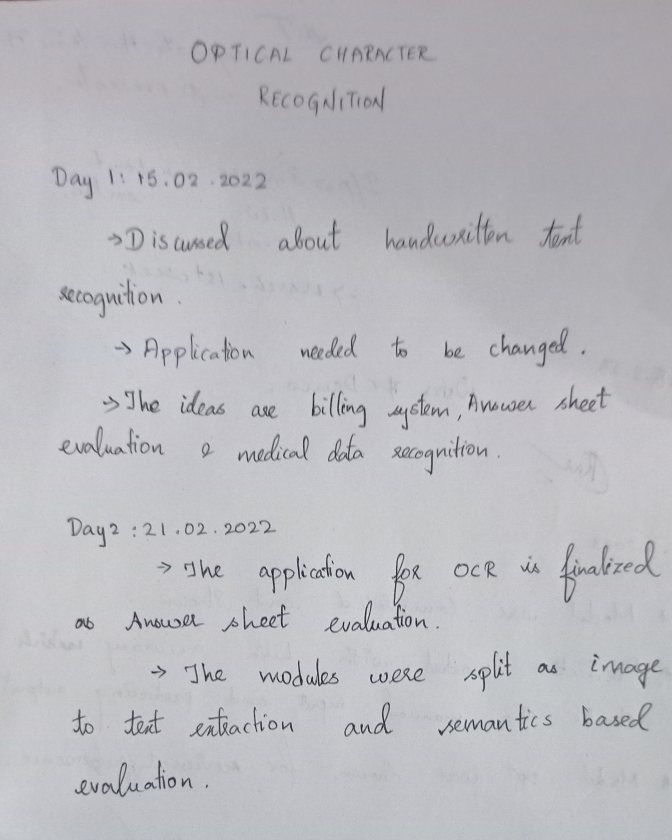
#> input picture media/IMG20230308114842.jpg, 2016 x 2520 px (shown at 1/3 size)
$ python -i page.py   (imports and definitions only)
#> lines starting #> are read from the running program, lines starting #| are printed output that depends on the picture; after the words box and inside, x2 and y2 are one past the last pixel; in counts of white or black regions, pixels touching at a corner belong together
### ocr/helpers.py
import matplotlib.pyplot as plt
import numpy as np
import cv2

# Path: ocr/helpers.py

SMALL_HEIGTH=800
# [4 lines left out: function implt, not called in this run]

def resize(img, height=SMALL_HEIGTH, allways=False):
    if allways or img.shape[0] > height:
        rat = height / img.shape[0]
        return cv2.resize(img, (int(rat * img.shape[1]), height))
    return img

def ratio(img, height=SMALL_HEIGTH):
    return img.shape[0] / height

# [4 lines left out: function immg, not called in this run]

### ocr/page.py
import numpy as np
import cv2

from .helpers import *

def detection(image, area_thresh = 0.5):
    """Finding Page."""
    small = resize(image)
    # Edge detection
    image_edges = _edges_detection(small, 200, 250)

    # Close gaps between edges (double page clouse => rectangle kernel)
    closed_edges = cv2.morphologyEx(image_edges,
                                    cv2.MORPH_CLOSE,
                                    np.ones((5, 11)))
    # Countours
    page_contour = _find_page_contours(closed_edges, small, area_thresh)

    # Recalculate to original scale
    page_contour = page_contour.dot(ratio(image, small.shape[0]))
    # Transform prespective
    new_image = _persp_transform(image, page_contour)
    return new_image


def _edges_detection(img, minVal, maxVal):
    """Preprocessing (gray, thresh, filter, border) + Canny edge detection."""
    img = cv2.cvtColor(img, cv2.COLOR_BGR2GRAY)

    img = cv2.bilateralFilter(img, 9, 75, 75)
    img = cv2.adaptiveThreshold(img, 255,
                                cv2.ADAPTIVE_THRESH_GAUSSIAN_C,
                                cv2.THRESH_BINARY, 115, 4)

    # Median blur replace center pixel by median of pixels under kelner
    # => removes thin details
    img = cv2.medianBlur(img, 11)

    # Add black border - detection of border touching pages
    img = cv2.copyMakeBorder(img, 5, 5, 5, 5,
                             cv2.BORDER_CONSTANT,
                             value=[0, 0, 0])
    return cv2.Canny(img, minVal, maxVal)


def _four_corners_sort(pts):
    """Sort corners in order: top-left, bot-left, bot-right, top-right."""
    diff = np.diff(pts, axis=1)
    summ = pts.sum(axis=1)
    return np.array([pts[np.argmin(summ)],
                     pts[np.argmax(diff)],
                     pts[np.argmax(summ)],
                     pts[np.argmin(diff)]])


def _contour_offset(cnt, offset):
    """Offset contour because of 5px border."""
    cnt += offset
    cnt[cnt < 0] = 0
    return cnt


def _find_page_contours(edges, img, area_thresh):
    """Finding corner points of page contour."""
    contours, hierarchy = cv2.findContours(edges,
                                                cv2.RETR_TREE,
                                                cv2.CHAIN_APPROX_SIMPLE)

    # Finding biggest rectangle otherwise return original corners
    height = edges.shape[0]
    width = edges.shape[1]
    MIN_COUNTOUR_AREA = height * width * area_thresh
    MAX_COUNTOUR_AREA = (width - 10) * (height - 10)

    max_area = MIN_COUNTOUR_AREA
    page_contour = np.array([[0, 0],
                             [0, height-5],
                             [width-5, height-5],
                             [width-5, 0]])

    for cnt in contours:
        perimeter = cv2.arcLength(cnt, True)
        approx = cv2.approxPolyDP(cnt, 0.03 * perimeter, True)

        # Page has 4 corners and it is convex
        if (len(approx) == 4 and
                cv2.isContourConvex(approx) and
                max_area < cv2.contourArea(approx) < MAX_COUNTOUR_AREA):

            max_area = cv2.contourArea(approx)
            page_contour = approx[:, 0]

    # Sort corners and offset them
    page_contour = _four_corners_sort(page_contour)
    return _contour_offset(page_contour, (-5, -5))


def _persp_transform(img, s_points):
    """Transform perspective from start points to target points."""
    # Euclidean distance - calculate maximum height and width
    height = max(np.linalg.norm(s_points[0] - s_points[1]),
                 np.linalg.norm(s_points[2] - s_points[3]))
    width = max(np.linalg.norm(s_points[1] - s_points[2]),
                 np.linalg.norm(s_points[3] - s_points[0]))

    # Create target points
    t_points = np.array([[0, 0],
                        [0, height],
                        [width, height],
                        [width, 0]], np.float32)

    # getPerspectiveTransform() needs float32
    if s_points.dtype != np.float32:
        s_points = s_points.astype(np.float32)

    M = cv2.getPerspectiveTransform(s_points, t_points)
    return cv2.warpPerspective(img, M, (int(width), int(height)))

>>> import cv2
>>> picture = cv2.imread('../media/IMG20230308114842.jpg')
#> picture is the input picture: shape (2520, 2016, 3); mean B, G, R 190.9, 186, 186.3
>>> result = detection(picture)
#> in resize, `return cv2.resize(img, (int(rat * img.shape[1]), height))`:
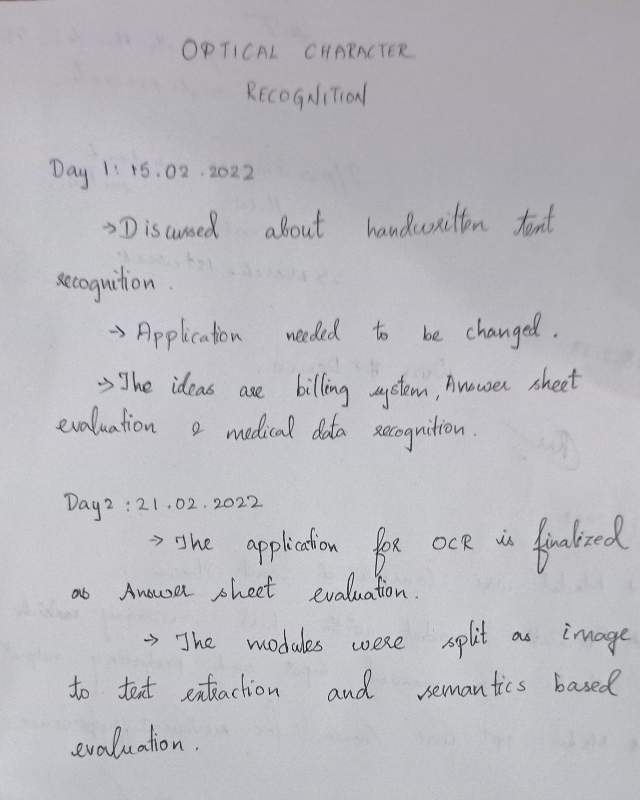
#> returned value: shape (800, 640, 3); mean of channels 0, 1, 2 190.8, 185.9, 186.2; drawn as B, G, R
#> in _edges_detection, `img = cv2.adaptiveThreshold(img, 255, cv2.ADAPTIVE_THRESH_GAUSSIAN_C, ..`:
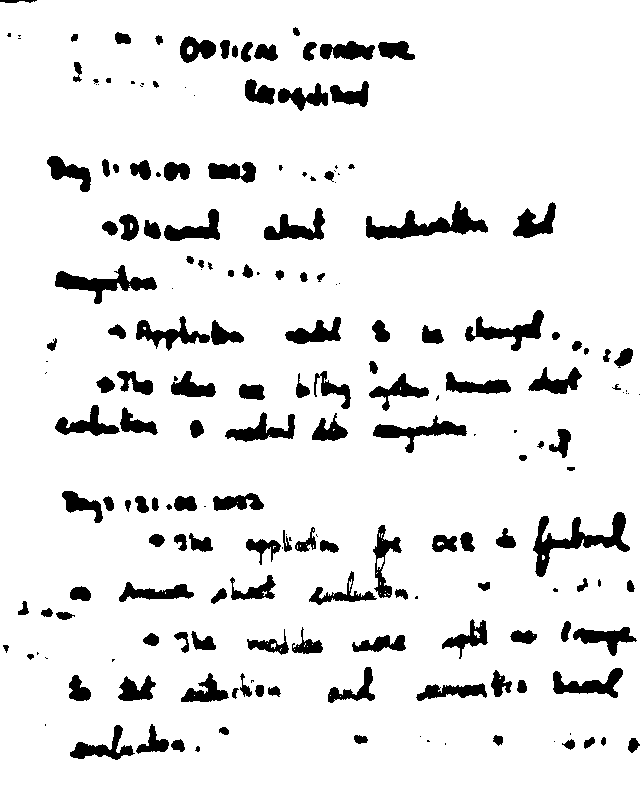
#> img: shape (800, 640); 90.7% white; 197 black regions (53 under 20 px), largest, box (x1, y1, x2, y2) and area: (533, 512, 630, 577) 1847, (366, 201, 488, 240) 1813, (55, 265, 157, 304) 1380
#> in _edges_detection, `img = cv2.medianBlur(img, 11)`:
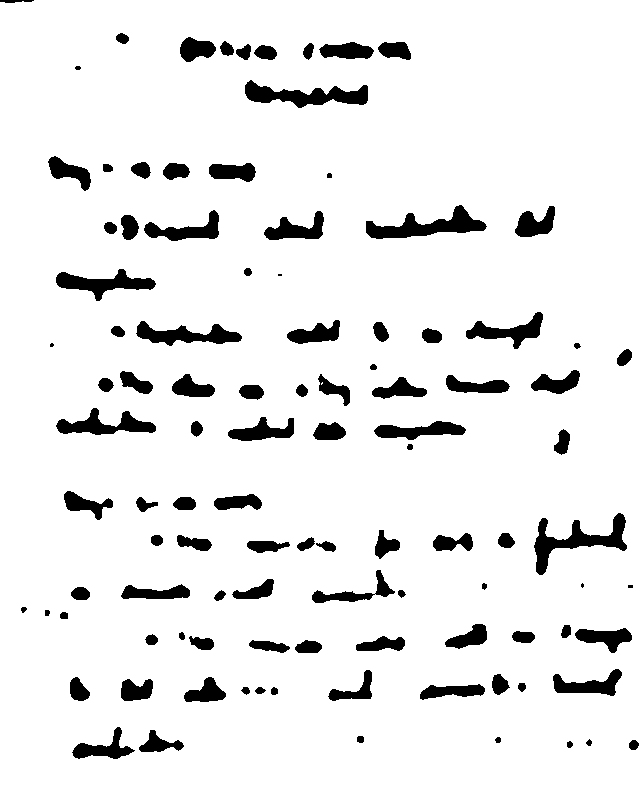
#> img: shape (800, 640); 92% white; 105 black regions (4 under 20 px), largest, box (x1, y1, x2, y2) and area: (534, 513, 627, 575) 1817, (366, 205, 487, 239) 1762, (245, 80, 368, 108) 1680
#> in _edges_detection, `img = cv2.copyMakeBorder(img, 5, 5, 5, 5, cv2.BORDER_CONSTANT, value=[..`:
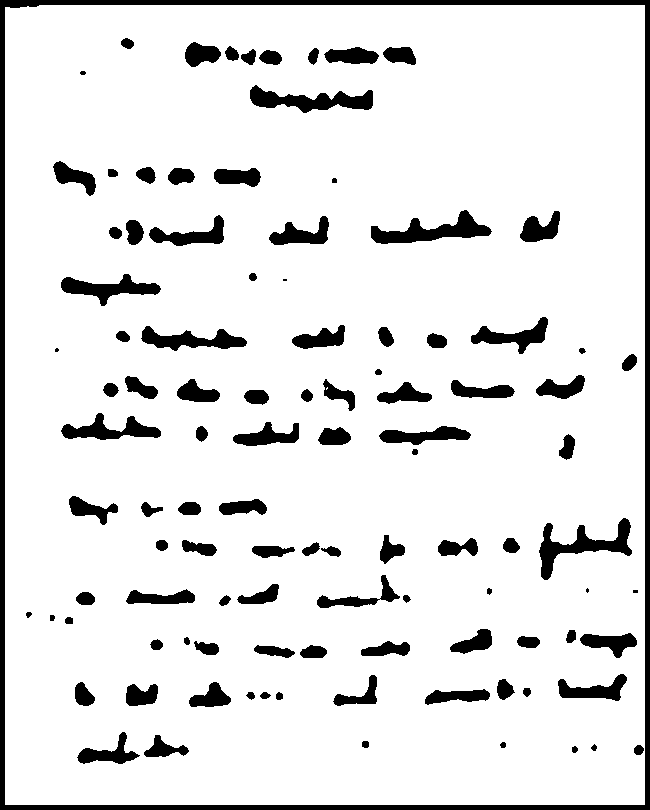
#> img: shape (810, 650); 89.5% white; 105 black regions (4 under 20 px), largest, box (x1, y1, x2, y2) and area: (0, 0, 650, 810) 14574, (539, 518, 632, 580) 1817, (371, 210, 492, 244) 1762
#> in _edges_detection, `return cv2.Canny(img, minVal, maxVal)`:
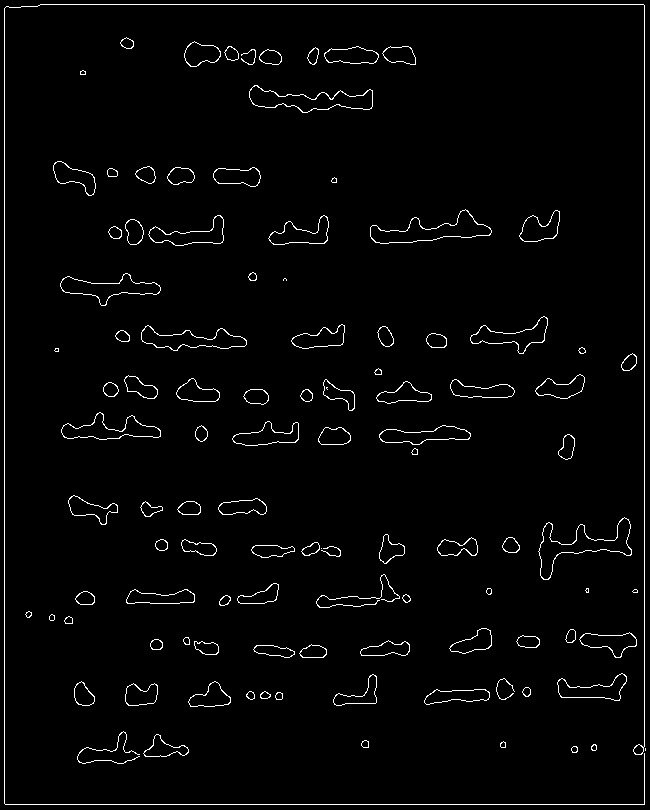
#> returned value: shape (810, 650); 2.3% white in thin lines or dots
#> in detection, `closed_edges = cv2.morphologyEx(image_edges, cv2.MORPH_CLOSE, np.ones(..`:
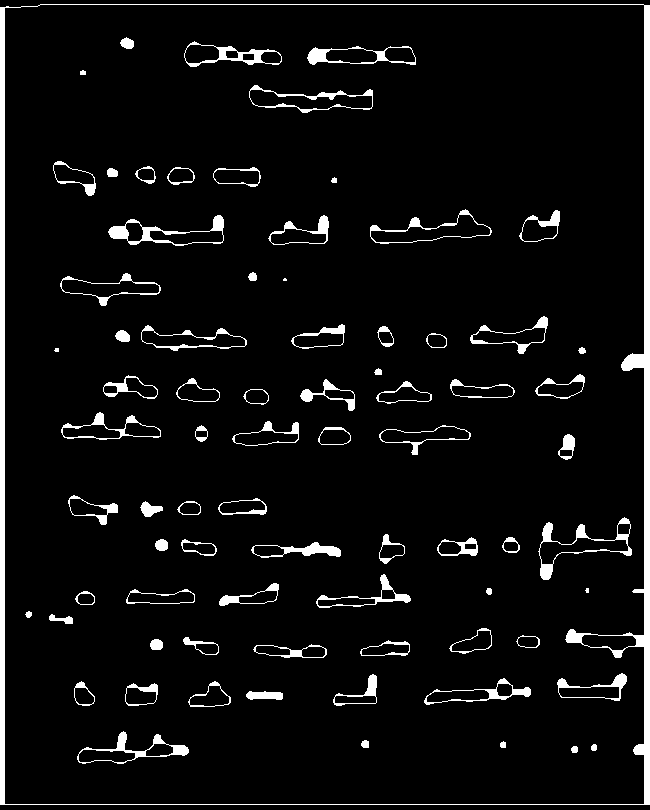
#> closed_edges: shape (810, 650); 5.6% white; 78 white regions (3 under 20 px)
#> in _find_page_contours, `contours, hierarchy = cv2.findContours(edges, cv2.RETR_TREE, cv2.CHAIN..`: contours = 148 contours, 5 with area under 20; largest, box (x1, y1, x2, y2) and area: (0, 4, 650, 805) 519100, (4, 4, 645, 805) 510460, (538, 517, 632, 580) 1849, (249, 85, 373, 113) 1810, (370, 209, 492, 244) 1786
#> the loop in _find_page_contours, `for cnt in contours:` made 148 passes
#> (perimeter, max_area, page_contour) on pass 3: (3133.5, 509602, [[5, 7], [644, 5], [643, 804], [4, 803]])
#> perimeter on passes 2, 4, 5, 6, 7, 8: 129.9, 21.07, 19.07, 19.66, 25.07, 297.9
#> after the loop in _find_page_contours, `for cnt in contours:`: max_area = 509602
#> in _four_corners_sort, `diff = np.diff(pts, axis=1)`: diff = [2, -639, 161, 799]
#> in _four_corners_sort, `summ = pts.sum(axis=1)`: summ = [12, 649, 1447, 807]
#> in _find_page_contours, `page_contour = _four_corners_sort(page_contour)`: page_contour = [[5, 7], [4, 803], [643, 804], [644, 5]]
#> in _contour_offset, `cnt += offset`: cnt = [[0, 2], [-1, 798], [638, 799], [639, 0]]
#> in detection, `page_contour = _find_page_contours(closed_edges, small, area_thresh)`: page_contour = [[0, 2], [0, 798], [638, 799], [639, 0]]
#> in detection, `page_contour = page_contour.dot(ratio(image, small.shape[0]))`: page_contour = [[0, 6.3], [0, 2513.7], [2009.7, 2516.8], [2012.8, 0]]
#> in _persp_transform, `height = max(np.linalg.norm(s_points[0] - s_points[1]), np.linalg.norm..`: height = 2516.9
#> in _persp_transform, `width = max(np.linalg.norm(s_points[1] - s_points[2]), np.linalg.norm(..`: width = 2012.9
#> in _persp_transform, `t_points = np.array([[0, 0], [0, height], [width, height], [width, 0]]..`: t_points = [[0, 0], [0, 2516.9], [2012.9, 2516.9], [2012.9, 0]]
#> in _persp_transform, `s_points = s_points.astype(np.float32)`: s_points = [[0, 6.3], [0, 2513.7], [2009.7, 2516.9], [2012.8, 0]]
#> in _persp_transform, `M = cv2.getPerspectiveTransform(s_points, t_points)`: M = [[1, 3.53e-19, -1.73e-18], [0.00314, 1, -6.31], [1.87e-06, -6.22e-07, 1]]
#> in _persp_transform, `return cv2.warpPerspective(img, M, (int(width), int(height)))`:
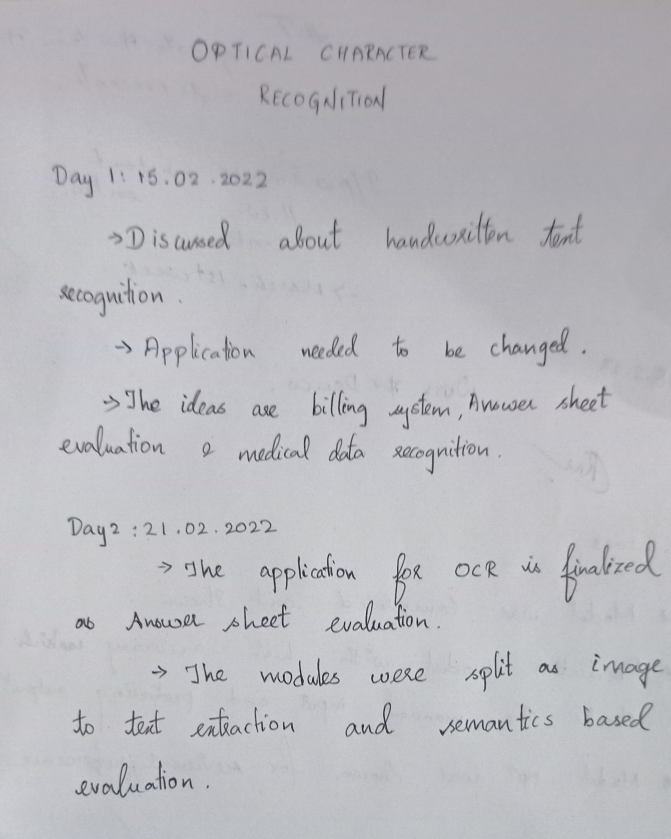
#> returned value: shape (2516, 2012, 3) (shown at 1/3 size); mean of channels 0, 1, 2 190.9, 186, 186.3; drawn as B, G, R
